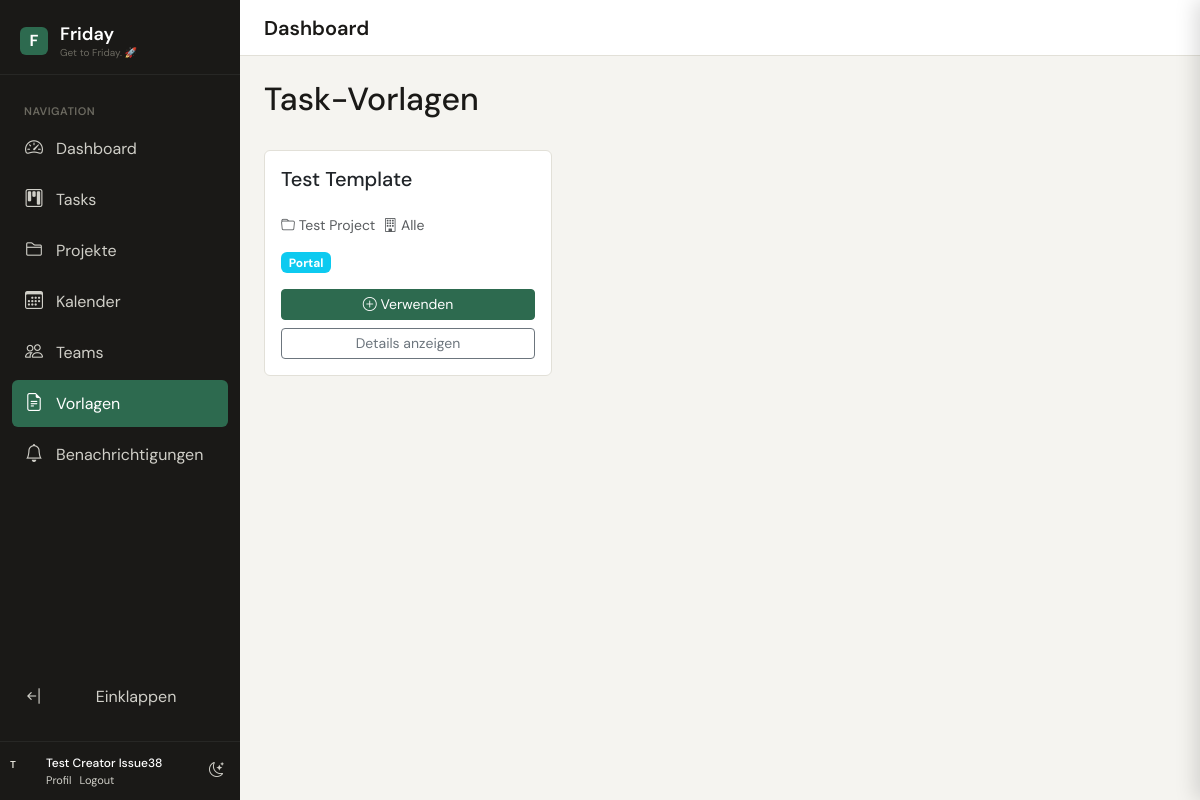
/tasks/templates/ (signed in), run on the app's committed database.
### apps/accounts/models.py (models this page shows, shortened)
class User(AbstractUser):
    avatar = models.ImageField(upload_to='avatars/', blank=True)
    display_name = models.CharField(max_length=100, blank=True)
    job_title = models.CharField(max_length=100, blank=True)
    phone = models.CharField(max_length=30, blank=True)
    azure_oid = models.CharField(max_length=100, blank=True, db_index=True)  # object ID from token
    azure_upn = models.EmailField(blank=True)  # UserPrincipalName
    notify_email = models.BooleanField(default=True)
    notify_inapp = models.BooleanField(default=True)
    timezone = models.CharField(max_length=50, default='Europe/Berlin')
    is_portal_user = models.BooleanField(
        default=False,
        help_text='Portal users have limited access and are not shown in assignee dropdowns'
    )
    portal_client = models.ForeignKey(
        'core.Client',
        on_delete=models.SET_NULL,
        null=True,
        blank=True,
        related_name='portal_users',
        help_text='Client/Mandant assignment for portal users'
    )
    class Meta:
        verbose_name = 'User'
        verbose_name_plural = 'Users'
    @property
    def full_name(self):
        return self.display_name or self.get_full_name() or self.username
    @property
    def teams(self):
        from apps.teams.models import Team
        return Team.objects.filter(memberships__user=self, is_active=True)

### apps/tasks/models.py (models this page shows, shortened)
class TaskTemplate(TimeStampedModel):
    name                = models.CharField(max_length=200)
    slug                = models.SlugField(unique=True)
    description         = models.TextField(
                            blank=True,
                            help_text='Interne Beschreibung der Vorlage.'
                          )
    default_project     = models.ForeignKey(
                            'projects.Project',
                            on_delete=models.SET_NULL,
                            null=True, blank=True,
                            help_text='Vorausgewähltes Projekt.'
                          )
    default_priority    = models.IntegerField(
                            choices=[],  # Will be set dynamically
                            default=0
                          )
    default_assigned_to_team = models.ForeignKey(
                            'teams.Team',
                            on_delete=models.SET_NULL,
                            null=True, blank=True,
                            help_text='Vorausgewähltes Team.'
                          )
    extra_fields_yaml   = models.TextField(
                            blank=True,
                            help_text='''YAML-Definition der Zusatzfelder.
Beispiel:
- name: zielgruppe
  label: Zielgruppe
  type: text
  required: true

- name: ton
  label: Ton der Kommunikation
  type: select
  required: true
  options:
    - Formell
    - Informell
    - Neutral
'''
                          )
    is_active           = models.BooleanField(default=True)
    is_portal_visible   = models.BooleanField(
                            default=False,
                            help_text='Im Customer Portal verfügbar.'
                          )
    client              = models.ForeignKey(
                            'core.Client',
                            on_delete=models.SET_NULL,
                            null=True, blank=True,
                            help_text='Nur für diesen Mandanten sichtbar. '
                                      'Leer = alle Mandanten.'
                          )
    created_by          = models.ForeignKey(
                            settings.AUTH_USER_MODEL,
                            on_delete=models.SET_NULL,
                            null=True
                          )
    class Meta:
        ordering = ['name']
        verbose_name = 'Task Template'
    def get_extra_fields(self) -> list:
        if not self.extra_fields_yaml:
            return []

### apps/projects/models.py (models this page shows, shortened)
class Project(TimeStampedModel):
    STATUS_PLANNING     = 'planning'
    STATUS_ACTIVE       = 'active'
    STATUS_ON_HOLD      = 'on_hold'
    STATUS_PRODUCTION   = 'production'
    STATUS_DONE         = 'done'
    STATUS_DEFERRED     = 'deferred'
    STATUS_ARCHIVED     = 'archived'
    STATUS_END_OF_LIFE  = 'end_of_life'
    STATUS_CHOICES = [
        (STATUS_PLANNING,    'Planung'),
        (STATUS_ACTIVE,      'Aktiv'),
        (STATUS_ON_HOLD,     'Pausiert'),
        (STATUS_PRODUCTION,  'Production'),
        (STATUS_DONE,        'Abgeschlossen'),
        (STATUS_DEFERRED,    'Zurückgestellt'),
        (STATUS_ARCHIVED,    'Archiviert'),
        (STATUS_END_OF_LIFE, 'End of Life'),
    ]
    VISIBILITY_MEMBERS = 'members'
    VISIBILITY_ORG     = 'organisation'
    VISIBILITY_CHOICES = [
        (VISIBILITY_MEMBERS, 'Members only'),
        (VISIBILITY_ORG,     'Entire organisation'),
    ]
    name        = models.CharField(max_length=200)
    description = models.TextField(blank=True)
    status      = models.CharField(
        max_length=20,
        choices=STATUS_CHOICES,
        default=STATUS_PLANNING
    )
    visibility  = models.CharField(
        max_length=20,
        choices=VISIBILITY_CHOICES,
        default=VISIBILITY_MEMBERS
    )
    owner       = models.ForeignKey(
        settings.AUTH_USER_MODEL,
        on_delete=models.SET_NULL,
        null=True,
        related_name='owned_projects'
    )
    client      = models.ForeignKey(
        'core.Client',
        on_delete=models.SET_NULL,
        null=True,
        blank=True,
        related_name='projects',
        help_text='Client / Mandant this project belongs to.'
    )
    start_date  = models.DateField(null=True, blank=True)
    due_date    = models.DateField(null=True, blank=True)
    priority    = models.IntegerField(default=0)
    color       = models.CharField(max_length=7, default='#3b82f6')
    user_members = models.ManyToManyField(
        settings.AUTH_USER_MODEL,
        through='ProjectUserMembership',
        related_name='member_projects',
        blank=True,
    )
    team_members = models.ManyToManyField(
        'teams.Team',
        through='ProjectTeamMembership',
        related_name='member_projects',
        blank=True,
    )
    class Meta:
        ordering = ['-updated_at']

### apps/tasks/views.py (the view)
# urls.py: path('templates/',                           views.TemplateListView.as_view(),        name='template-list'),
class TemplateListView(LoginRequiredMixin, View):
    def get(self, request):
        from .models import TaskTemplate
        templates = TaskTemplate.objects.filter(
            is_active=True
        ).select_related('default_project', 'default_assigned_to_team', 'client')
        return render(request, 'tasks/templates/list.html', {
            'templates': templates,
        })

### templates/tasks/templates/list.html (shortened to what this page needs)
{% extends 'base.html' %}
{% load static %}
{% block content %}
<div class="d-flex justify-content-between align-items-center mb-4">
    <h2>Task-Vorlagen</h2>
</div>
<div class="row row-cols-1 row-cols-md-2 row-cols-lg-3 g-4">
    {% for template in templates %}
    <div class="col">
        <div class="card h-100">
            <div class="card-body">
                <div class="d-flex justify-content-between align-items-start mb-3">
                    <h5 class="card-title">{{ template.name }}</h5>
                </div>
                <div class="d-flex flex-wrap gap-2 mb-3 small text-muted">
                    {% if template.default_project %}
                    <span><i class="bi bi-folder"></i> {{ template.default_project.name }}</span>
                    {% endif %}
                    {% if template.client %}
                    <span><i class="bi bi-building"></i> {{ template.client.short_name }}</span>
                    {% else %}
                    <span><i class="bi bi-building"></i> Alle</span>
                    {% endif %}
                </div>
                <div class="d-flex flex-wrap gap-2 mb-3">
                    {% if template.is_portal_visible %}
                    <span class="badge bg-info">Portal</span>
                    {% endif %}
                </div>
                <div class="d-grid gap-2">
                    <a href="{% url 'tasks:template-use' template.slug %}"
                       class="btn btn-primary btn-sm">
                        <i class="bi bi-plus-circle"></i> Verwenden
                    </a>
                    <a href="{% url 'tasks:template-detail' template.slug %}"
                       class="btn btn-outline-secondary btn-sm">
                        Details anzeigen
                    </a>
                </div>
            </div>
        </div>
    </div>
    {% endfor %}
</div>
{% endblock %}

### templates/partials/sidebar.html (shortened to what this page needs)
<aside class="friday-sidebar" id="friday-sidebar">
    <div class="sidebar-logo">
        <div class="sidebar-logo-mark">F</div>
        <div class="sidebar-logo-text-wrap">
            <span class="sidebar-logo-text">Friday</span>
            <span class="sidebar-logo-tagline">Get to Friday. 🚀</span>
        </div>
    </div>
    <nav class="sidebar-nav">
        <div class="sidebar-section-label">Navigation</div>
        <a href="{% url 'dashboard:dashboard' %}"
           class="sidebar-link {% if request.resolver_match.app_name == 'dashboard' %}active{% endif %}"
           title="Dashboard"
           data-bs-toggle="tooltip"
           data-bs-placement="right"
           data-bs-title="Dashboard">
            <i class="bi bi-speedometer2"></i>
            <span class="sidebar-link-text">Dashboard</span>
        </a>
        <a href="{% url 'kanban:kanban-board' %}"
           class="sidebar-link {% if request.resolver_match.app_name == 'kanban' %}active{% endif %}"
           title="Tasks"
           data-bs-toggle="tooltip"
           data-bs-placement="right"
           data-bs-title="Tasks">
            <i class="bi bi-kanban"></i>
            <span class="sidebar-link-text">Tasks</span>
        </a>
        <a href="{% url 'projects:project-list' %}"
           class="sidebar-link {% if request.resolver_match.app_name == 'projects' and request.resolver_match.url_name != 'calendar' %}active{% endif %}"
           title="Projekte"
           data-bs-toggle="tooltip"
           data-bs-placement="right"
           data-bs-title="Projekte">
            <i class="bi bi-folder2"></i>
            <span class="sidebar-link-text">Projekte</span>
        </a>
        <a href="{% url 'projects:calendar' %}"
           class="sidebar-link {% if request.resolver_match.url_name == 'calendar' %}active{% endif %}"
           title="Kalender"
           data-bs-toggle="tooltip"
           data-bs-placement="right"
           data-bs-title="Kalender">
            <i class="bi bi-calendar3"></i>
            <span class="sidebar-link-text">Kalender</span>
        </a>
        <a href="{% url 'teams:team-list' %}"
           class="sidebar-link {% if request.resolver_match.app_name == 'teams' %}active{% endif %}"
           title="Teams"
           data-bs-toggle="tooltip"
           data-bs-placement="right"
           data-bs-title="Teams">
            <i class="bi bi-people"></i>
            <span class="sidebar-link-text">Teams</span>
        </a>
        <a href="{% url 'tasks:template-list' %}"
           class="sidebar-link {% if request.resolver_match.url_name|slice:":9" == 'template-' %}active{% endif %}"
           title="Vorlagen"
           data-bs-toggle="tooltip"
           data-bs-placement="right"
           data-bs-title="Vorlagen">
            <i class="bi bi-file-earmark-text"></i>
            <span class="sidebar-link-text">Vorlagen</span>
        </a>
        <a href="{% url 'notifications:notification-list' %}"
           class="sidebar-link {% if request.resolver_match.app_name == 'notifications' %}active{% endif %}"
           title="Benachrichtigungen"
           data-bs-toggle="tooltip"
           data-bs-placement="right"
           data-bs-title="Benachrichtigungen">
            <i class="bi bi-bell"></i>
            <span class="sidebar-link-text">
                Benachrichtigungen
            </span>
        </a>
        <button class="sidebar-link sidebar-toggle-btn mt-auto"
                onclick="toggleSidebar()"
                title="Menü einklappen"
                data-bs-toggle="tooltip"
                data-bs-placement="right"
                data-bs-title="Menü">
            <i class="bi bi-arrow-bar-left" id="sidebar-toggle-icon"></i>
            <span class="sidebar-link-text">Einklappen</span>
        </button>
    </nav>
    <div class="sidebar-footer">
        {% if user.is_authenticated %}
        <div class="sidebar-user">
            <div class="user-avatar user-avatar-sm sidebar-user-avatar">
                {% if user.avatar %}
                    <img src="{{ user.avatar.url }}" alt="{{ user.full_name }}">
                {% else %}
                    <div class="avatar-placeholder">{{ user.username|first|upper }}</div>
                {% endif %}
            </div>
            <div class="sidebar-user-info">
                <div class="sidebar-user-name">{{ user.full_name }}</div>
                <div class="sidebar-user-links">
                    <a href="{% url 'accounts:profile' %}">Profil</a>
                    <form method="post" action="{% url 'accounts:logout' %}" style="display:inline">
                        <button type="submit" class="btn-link-inline">Logout</button>
                    </form>
                </div>
            </div>
        </div>
        {% endif %}
        <button class="sidebar-theme-btn"
                id="sidebar-theme-toggle"
                onclick="toggleTheme()"
                title="Light/Dark Mode">
            <i class="bi bi-moon-stars" id="theme-icon"></i>
        </button>
    </div>
</aside>

### data on the page
User: username|first "T", full_name "Test Creator Issue38"
TaskTemplate: name "Test Template", default_project.name "Test Project", shows "Alle", is_portal_visible "Portal"
